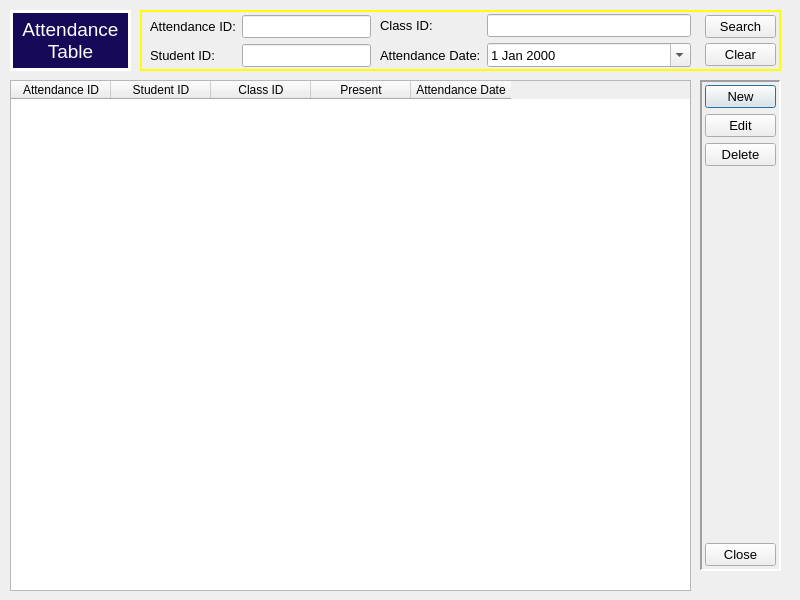
<?xml version="1.0" encoding="UTF-8"?>
<ui version="4.0">
 <class>Dialog</class>
 <widget class="QDialog" name="Dialog">
  <property name="geometry">
   <rect>
    <x>0</x>
    <y>0</y>
    <width>800</width>
    <height>600</height>
   </rect>
  </property>
  <property name="windowTitle">
   <string>Attendance Table</string>
  </property>
  <property name="styleSheet">
   <string notr="true"/>
  </property>
  <widget class="QWidget" name="horizontalLayoutWidget">
   <property name="geometry">
    <rect>
     <x>10</x>
     <y>80</y>
     <width>681</width>
     <height>511</height>
    </rect>
   </property>
   <layout class="QHBoxLayout" name="horizontalLayout">
    <item>
     <widget class="QTableWidget" name="tableWidget">
      <property name="styleSheet">
       <string notr="true"/>
      </property>
      <column>
       <property name="text">
        <string>Attendance ID</string>
       </property>
      </column>
      <column>
       <property name="text">
        <string>Student ID</string>
       </property>
      </column>
      <column>
       <property name="text">
        <string>Class ID</string>
       </property>
      </column>
      <column>
       <property name="text">
        <string>Present</string>
       </property>
      </column>
      <column>
       <property name="text">
        <string>Attendance Date</string>
       </property>
      </column>
     </widget>
    </item>
   </layout>
  </widget>
  <widget class="QWidget" name="verticalLayoutWidget">
   <property name="geometry">
    <rect>
     <x>700</x>
     <y>80</y>
     <width>81</width>
     <height>491</height>
    </rect>
   </property>
   <layout class="QVBoxLayout" name="verticalLayout">
    <property name="leftMargin">
     <number>5</number>
    </property>
    <property name="topMargin">
     <number>5</number>
    </property>
    <property name="rightMargin">
     <number>5</number>
    </property>
    <property name="bottomMargin">
     <number>5</number>
    </property>
    <item>
     <widget class="QPushButton" name="btnNew">
      <property name="font">
       <font>
        <family>Arial</family>
        <pointsize>10</pointsize>
       </font>
      </property>
      <property name="text">
       <string>New</string>
      </property>
     </widget>
    </item>
    <item>
     <widget class="QPushButton" name="btnEdit">
      <property name="font">
       <font>
        <family>Arial</family>
        <pointsize>10</pointsize>
       </font>
      </property>
      <property name="text">
       <string>Edit</string>
      </property>
     </widget>
    </item>
    <item>
     <widget class="QPushButton" name="btnDelete">
      <property name="font">
       <font>
        <family>Arial</family>
        <pointsize>10</pointsize>
       </font>
      </property>
      <property name="text">
       <string>Delete</string>
      </property>
     </widget>
    </item>
    <item>
     <spacer name="verticalSpacer_2">
      <property name="orientation">
       <enum>Qt::Vertical</enum>
      </property>
      <property name="sizeType">
       <enum>QSizePolicy::Expanding</enum>
      </property>
      <property name="sizeHint" stdset="0">
       <size>
        <width>20</width>
        <height>40</height>
       </size>
      </property>
     </spacer>
    </item>
    <item>
     <widget class="QDialogButtonBox" name="btnClose">
      <property name="sizePolicy">
       <sizepolicy hsizetype="Minimum" vsizetype="Maximum">
        <horstretch>0</horstretch>
        <verstretch>0</verstretch>
       </sizepolicy>
      </property>
      <property name="font">
       <font>
        <family>Arial</family>
        <pointsize>10</pointsize>
       </font>
      </property>
      <property name="layoutDirection">
       <enum>Qt::LeftToRight</enum>
      </property>
      <property name="orientation">
       <enum>Qt::Vertical</enum>
      </property>
      <property name="standardButtons">
       <set>QDialogButtonBox::Close</set>
      </property>
      <property name="centerButtons">
       <bool>false</bool>
      </property>
     </widget>
    </item>
   </layout>
  </widget>
  <widget class="QWidget" name="formLayoutWidget">
   <property name="geometry">
    <rect>
     <x>150</x>
     <y>10</y>
     <width>221</width>
     <height>61</height>
    </rect>
   </property>
   <layout class="QFormLayout" name="formLayout">
    <property name="sizeConstraint">
     <enum>QLayout::SetDefaultConstraint</enum>
    </property>
    <property name="fieldGrowthPolicy">
     <enum>QFormLayout::AllNonFixedFieldsGrow</enum>
    </property>
    <property name="rowWrapPolicy">
     <enum>QFormLayout::DontWrapRows</enum>
    </property>
    <property name="formAlignment">
     <set>Qt::AlignLeading|Qt::AlignLeft|Qt::AlignVCenter</set>
    </property>
    <property name="horizontalSpacing">
     <number>6</number>
    </property>
    <property name="bottomMargin">
     <number>0</number>
    </property>
    <item row="1" column="0">
     <widget class="QLabel" name="lblAttendanceID">
      <property name="font">
       <font>
        <family>Arial</family>
        <pointsize>10</pointsize>
       </font>
      </property>
      <property name="text">
       <string>Attendance ID:</string>
      </property>
     </widget>
    </item>
    <item row="2" column="0">
     <widget class="QLabel" name="lblStudentID">
      <property name="font">
       <font>
        <family>Arial</family>
        <pointsize>10</pointsize>
       </font>
      </property>
      <property name="text">
       <string>Student ID:</string>
      </property>
     </widget>
    </item>
    <item row="1" column="1">
     <widget class="QLineEdit" name="txtAttendanceID">
      <property name="font">
       <font>
        <family>Arial</family>
        <pointsize>10</pointsize>
       </font>
      </property>
      <property name="text">
       <string/>
      </property>
     </widget>
    </item>
    <item row="2" column="1">
     <widget class="QLineEdit" name="txtStudentID">
      <property name="font">
       <font>
        <family>Arial</family>
        <pointsize>10</pointsize>
       </font>
      </property>
     </widget>
    </item>
   </layout>
  </widget>
  <widget class="QWidget" name="formLayoutWidget_2">
   <property name="geometry">
    <rect>
     <x>380</x>
     <y>10</y>
     <width>311</width>
     <height>61</height>
    </rect>
   </property>
   <layout class="QFormLayout" name="formLayout_2">
    <property name="formAlignment">
     <set>Qt::AlignLeading|Qt::AlignLeft|Qt::AlignVCenter</set>
    </property>
    <item row="1" column="0">
     <widget class="QLabel" name="lblClassID">
      <property name="font">
       <font>
        <family>Arial</family>
        <pointsize>10</pointsize>
       </font>
      </property>
      <property name="text">
       <string>Class ID:</string>
      </property>
     </widget>
    </item>
    <item row="1" column="1">
     <widget class="QLineEdit" name="txtClassID">
      <property name="font">
       <font>
        <family>Arial</family>
        <pointsize>10</pointsize>
       </font>
      </property>
     </widget>
    </item>
    <item row="2" column="0">
     <widget class="QLabel" name="lblAttendanceDate">
      <property name="font">
       <font>
        <family>Arial</family>
        <pointsize>10</pointsize>
       </font>
      </property>
      <property name="text">
       <string>Attendance Date:</string>
      </property>
     </widget>
    </item>
    <item row="2" column="1">
     <widget class="QDateEdit" name="dateEdit">
      <property name="font">
       <font>
        <family>Arial</family>
        <pointsize>10</pointsize>
       </font>
      </property>
      <property name="calendarPopup">
       <bool>true</bool>
      </property>
     </widget>
    </item>
   </layout>
  </widget>
  <widget class="QLabel" name="lblTitle">
   <property name="geometry">
    <rect>
     <x>10</x>
     <y>10</y>
     <width>121</width>
     <height>61</height>
    </rect>
   </property>
   <property name="font">
    <font>
     <family>Arial</family>
     <pointsize>14</pointsize>
     <weight>50</weight>
     <bold>false</bold>
    </font>
   </property>
   <property name="acceptDrops">
    <bool>false</bool>
   </property>
   <property name="layoutDirection">
    <enum>Qt::LeftToRight</enum>
   </property>
   <property name="autoFillBackground">
    <bool>false</bool>
   </property>
   <property name="styleSheet">
    <string notr="true">background-color: rgb(22, 9, 88);
color: rgb(255, 255, 255);</string>
   </property>
   <property name="frameShape">
    <enum>QFrame::Box</enum>
   </property>
   <property name="frameShadow">
    <enum>QFrame::Plain</enum>
   </property>
   <property name="lineWidth">
    <number>3</number>
   </property>
   <property name="text">
    <string>Attendance Table</string>
   </property>
   <property name="alignment">
    <set>Qt::AlignCenter</set>
   </property>
   <property name="wordWrap">
    <bool>true</bool>
   </property>
  </widget>
  <widget class="QWidget" name="verticalLayoutWidget_2">
   <property name="geometry">
    <rect>
     <x>700</x>
     <y>10</y>
     <width>81</width>
     <height>61</height>
    </rect>
   </property>
   <layout class="QVBoxLayout" name="verticalLayout_2">
    <property name="spacing">
     <number>0</number>
    </property>
    <property name="leftMargin">
     <number>5</number>
    </property>
    <property name="rightMargin">
     <number>5</number>
    </property>
    <item>
     <widget class="QPushButton" name="btnSearch">
      <property name="font">
       <font>
        <pointsize>10</pointsize>
       </font>
      </property>
      <property name="text">
       <string>Search</string>
      </property>
     </widget>
    </item>
    <item>
     <widget class="QPushButton" name="btnClear">
      <property name="font">
       <font>
        <pointsize>10</pointsize>
       </font>
      </property>
      <property name="text">
       <string>Clear</string>
      </property>
     </widget>
    </item>
   </layout>
  </widget>
  <widget class="QFrame" name="frameTop">
   <property name="geometry">
    <rect>
     <x>140</x>
     <y>10</y>
     <width>641</width>
     <height>61</height>
    </rect>
   </property>
   <property name="styleSheet">
    <string notr="true">color: rgb(255, 255, 0);</string>
   </property>
   <property name="frameShape">
    <enum>QFrame::Box</enum>
   </property>
   <property name="frameShadow">
    <enum>QFrame::Plain</enum>
   </property>
   <property name="lineWidth">
    <number>2</number>
   </property>
  </widget>
  <widget class="QFrame" name="frameRight">
   <property name="geometry">
    <rect>
     <x>700</x>
     <y>80</y>
     <width>81</width>
     <height>491</height>
    </rect>
   </property>
   <property name="frameShape">
    <enum>QFrame::Panel</enum>
   </property>
   <property name="frameShadow">
    <enum>QFrame::Sunken</enum>
   </property>
   <property name="lineWidth">
    <number>2</number>
   </property>
  </widget>
  <zorder>frameRight</zorder>
  <zorder>frameTop</zorder>
  <zorder>horizontalLayoutWidget</zorder>
  <zorder>verticalLayoutWidget</zorder>
  <zorder>formLayoutWidget</zorder>
  <zorder>formLayoutWidget_2</zorder>
  <zorder>lblTitle</zorder>
  <zorder>verticalLayoutWidget_2</zorder>
 </widget>
 <resources/>
 <connections>
  <connection>
   <sender>btnClose</sender>
   <signal>accepted()</signal>
   <receiver>Dialog</receiver>
   <slot>accept()</slot>
   <hints>
    <hint type="sourcelabel">
     <x>248</x>
     <y>254</y>
    </hint>
    <hint type="destinationlabel">
     <x>157</x>
     <y>274</y>
    </hint>
   </hints>
  </connection>
  <connection>
   <sender>btnClose</sender>
   <signal>rejected()</signal>
   <receiver>Dialog</receiver>
   <slot>reject()</slot>
   <hints>
    <hint type="sourcelabel">
     <x>316</x>
     <y>260</y>
    </hint>
    <hint type="destinationlabel">
     <x>286</x>
     <y>274</y>
    </hint>
   </hints>
  </connection>
 </connections>
</ui>
